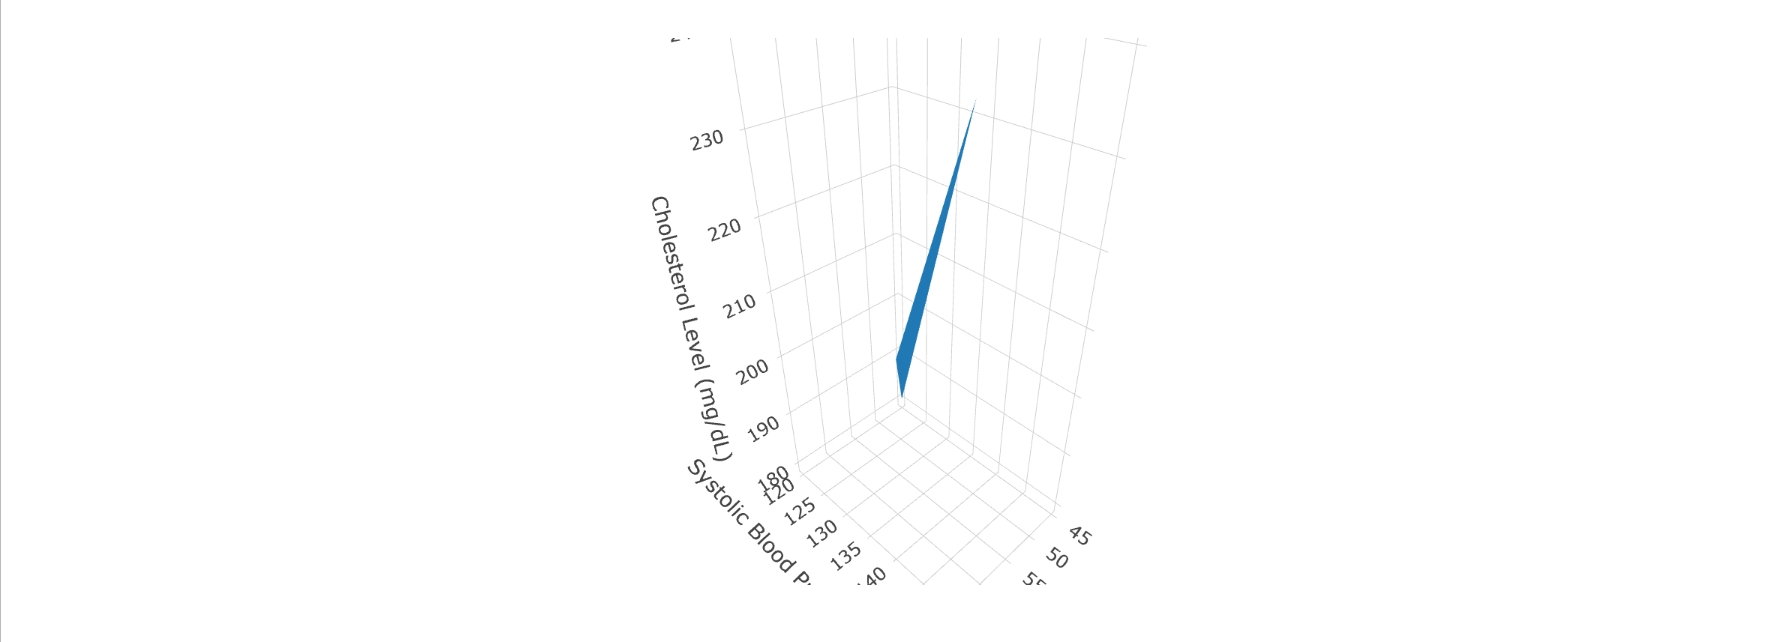

This figure's R source:
# Install required packages if not already installed
if (!require("plotly")) install.packages("plotly")

# Load the required packages
library(plotly)

# Healthcare data
data <- data.frame(
  Patient = c("A", "B", "C", "D", "E"),
  Age = c(45, 55, 60, 50, 65),
  BloodPressure = c("120/80", "130/85", "140/90", "125/82", "150/95"),
  CholesterolLevel = c(180, 200, 220, 190, 240)
)

# 1. Cholesterol level variation
print(data)

# Extract systolic and diastolic pressure from BloodPressure column
# Assuming BloodPressure format is consistent (systolic/diastolic)
data$Systolic <- as.numeric(sapply(strsplit(data$BloodPressure, "/"), `[`, 1))
data$Diastolic <- as.numeric(sapply(strsplit(data$BloodPressure, "/"), `[`, 2))

# 2. 3D Scatter Plot
scatter_plot <- plot_ly(data, x = ~Age, y = ~Systolic, z = ~CholesterolLevel, 
                        type = 'scatter3d', mode = 'markers',
                        marker = list(size = 5, color = ~CholesterolLevel, colorscale = 'Viridis'))

# 3. Check for correlation
cor_matrix <- cor(data[, c("Age", "Systolic", "CholesterolLevel")])
print(cor_matrix)

# 4. 3D Surface Plot
surface_plot <- plot_ly(data, x = ~Age, y = ~Systolic, z = ~CholesterolLevel, 
                        type = 'mesh3d')

# Display plots
scatter_plot <- scatter_plot %>% layout(scene = list(
  xaxis = list(title = 'Age'),
  yaxis = list(title = 'Systolic Blood Pressure (mmHg)'),
  zaxis = list(title = 'Cholesterol Level (mg/dL)')
))

surface_plot <- surface_plot %>% layout(scene = list(
  xaxis = list(title = 'Age'),
  yaxis = list(title = 'Systolic Blood Pressure (mmHg)'),
  zaxis = list(title = 'Cholesterol Level (mg/dL)')
))

print(scatter_plot)
print(surface_plot)

# 5. Compare 3D plots
# Generating individual scatter plots
scatter_plot_age <- plot_ly(data, x = ~Age, y = ~CholesterolLevel, 
                            type = 'scatter', mode = 'markers', 
                            marker = list(size = 5, color = ~CholesterolLevel, colorscale = 'Viridis'))

scatter_plot_blood_pressure <- plot_ly(data, x = ~Systolic, y = ~CholesterolLevel, 
                                       type = 'scatter', mode = 'markers', 
                                       marker = list(size = 5, color = ~CholesterolLevel, colorscale = 'Viridis'))

# Layout for comparison plots
scatter_plot_age <- scatter_plot_age %>% layout(xaxis = list(title = 'Age'), 
                                                yaxis = list(title = 'Cholesterol Level (mg/dL)'))
scatter_plot_blood_pressure <- scatter_plot_blood_pressure %>% layout(xaxis = list(title = 'Systolic Blood Pressure (mmHg)'), 
                                                                      yaxis = list(title = 'Cholesterol Level (mg/dL)'))

print(scatter_plot_age)
print(scatter_plot_blood_pressure)
